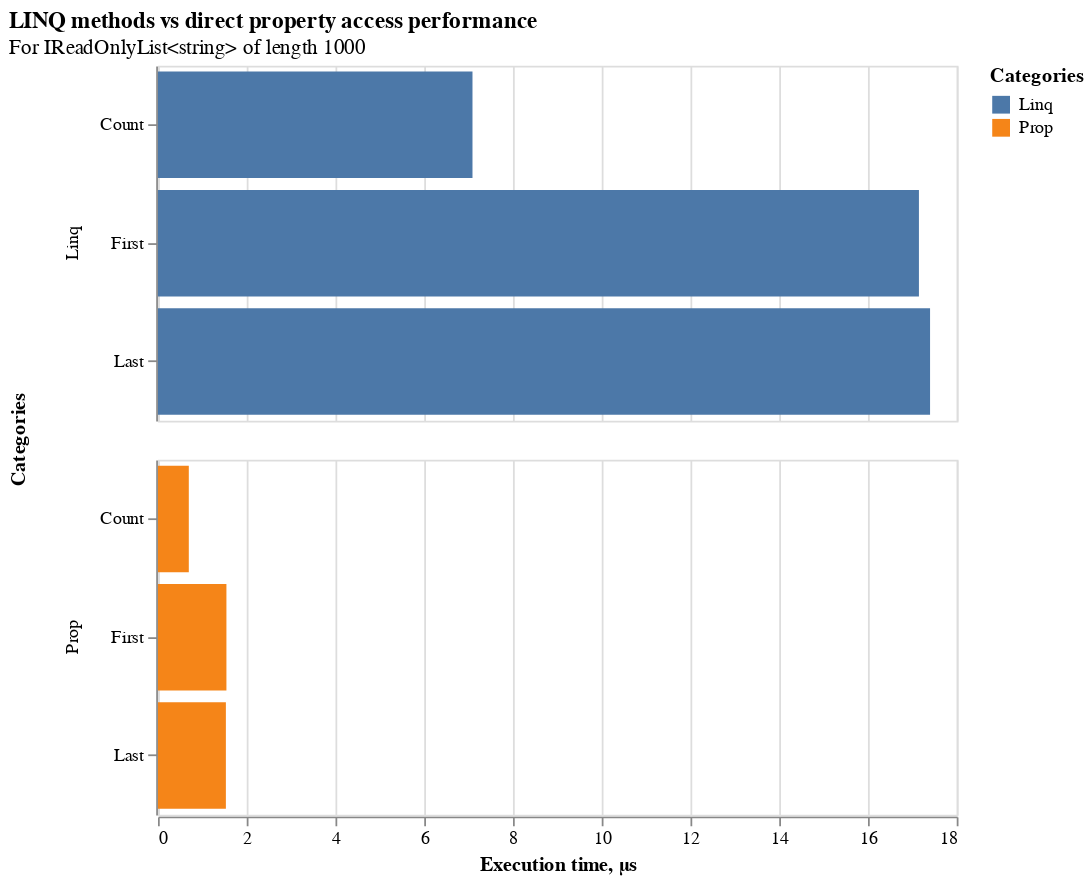

This figure's notebook cell:
### Markdown cell above
# CA1286

### Code cell
import pandas as pd
import altair as alt


alt.theme.enable("latimes")

df = pd.read_csv(
    "..\\CodeAnalysis\\BenchmarkDotNet.Artifacts\\results\\Benchmark.Ca1826-report.csv",
    delimiter=";",
)

def clean_data(df):
    # Replace all instances of " ns" with "" in column: 'Mean'
    df['Mean'] = df['Mean'].str.replace(" ns", "", case=False, regex=False)
    # Replace all instances of "," with "" in column: 'Mean'
    df['Mean'] = df['Mean'].str.replace(",", "", case=False, regex=False)
    # Change column type to float64 for column: 'Mean'
    df = df.astype({'Mean': 'float64'})
    # Convert to microsecond
    df['Mean'] = df['Mean'] / 1000
    # Replace all instances of "Linq" with "" in column: 'Method'
    df['Method'] = df['Method'].str.replace("Linq", "", case=False, regex=False)
    # Replace all instances of "Prop" with "" in column: 'Method'
    df['Method'] = df['Method'].str.replace("Prop", "", case=False, regex=False)
    return df

df_clean = clean_data(df.copy())
df_clean.head()

plot = (
    alt.Chart(df_clean)
    .mark_bar()
    .encode(
        y=alt.Y("Method").title(""),
        x=alt.X("Mean").title("Execution time, μs"),
        color="Categories",
        text="Method",
        row="Categories"
    )
    .properties(
        title={
            "text": "LINQ methods vs direct property access performance",
            "subtitle": "For IReadOnlyList<string> of length 1000",
        },
        height=200,
        width=450,
    )
)

plot.show()
plot.save("results.png", scale_factor=2)

### Figure 1 — Vega-Lite specification as saved in the notebook (floating-point values rounded to 4 significant figures)
{"usermeta": {"embedOptions": {"theme": "latimes"}}, "config": {"view": {"continuousWidth": 300, "continuousHeight": 300}}, "data": {"name": "data-3631f1659880213404f73fdae485cdb2"}, "mark": {"type": "bar"}, "encoding": {"color": {"field": "Categories", "type": "nominal"}, "row": {"field": "Categories", "type": "nominal"}, "text": {"field": "Method", "type": "nominal"}, "x": {"field": "Mean", "title": "Execution time, μs", "type": "quantitative"}, "y": {"field": "Method", "title": "", "type": "nominal"}}, "height": 200, "title": {"text": "LINQ methods vs direct property access performance", "subtitle": "For IReadOnlyList<string> of length 1000"}, "width": 450, "$schema": "https://vega.github.io/schema/vega-lite/v5.20.1.json", "datasets": {"data-3631f1659880213404f73fdae485cdb2": [{"Method": "First", "Job": "Job-RLXAAW", "AnalyzeLaunchVariance": false, "EvaluateOverhead": "Default", "MaxAbsoluteError": "Default", "MaxRelativeError": "Default", "MinInvokeCount": "Default", "MinIterationTime": "Default", "OutlierMode": "Default", "Affinity": 11111111, "EnvironmentVariables": "Empty", "Jit": "RyuJit", "LargeAddressAware": "Default", "Platform": "X64", "PowerPlanMode": "8c5e7fda-e8bf-4a96-9a85-a6e23a8c635c", "Runtime": ".NET 8.0", "AllowVeryLargeObjects": false, "Concurrent": true, "CpuGroups": false, "Force": true, "HeapAffinitizeMask": "Default", "HeapCount": "Default", "NoAffinitize": false, "RetainVm": false, "Server": false, "Arguments": "Default", "BuildConfiguration": "Default", "Clock": "Default", "EngineFactory": "Default", "NuGetReferences": "Default", "Toolchain": "Default", "IsMutator": "Default", "InvocationCount": "Default", "IterationCount": 20, "IterationTime": "Default", "LaunchCount": "Default", "MaxIterationCount": "Default", "MaxWarmupIterationCount": "Default", "MemoryRandomization": "Default", "MinIterationCount": "Default", "MinWarmupIterationCount": "Default", "RunStrategy": "Default", "UnrollFactor": 16, "WarmupCount": "Default", "Categories": "Linq", "Length": 1000, "Mean": 17.15, "Error": "996.08 ns", "StdDev": "1,147.09 ns", "Allocated": "0 B"}, {"Method": "Last", "Job": "Job-RLXAAW", "AnalyzeLaunchVariance": false, "EvaluateOverhead": "Default", "MaxAbsoluteError": "Default", "MaxRelativeError": "Default", "MinInvokeCount": "Default", "MinIterationTime": "Default", "OutlierMode": "Default", "Affinity": 11111111, "EnvironmentVariables": "Empty", "Jit": "RyuJit", "LargeAddressAware": "Default", "Platform": "X64", "PowerPlanMode": "8c5e7fda-e8bf-4a96-9a85-a6e23a8c635c", "Runtime": ".NET 8.0", "AllowVeryLargeObjects": false, "Concurrent": true, "CpuGroups": false, "Force": true, "HeapAffinitizeMask": "Default", "HeapCount": "Default", "NoAffinitize": false, "RetainVm": false, "Server": false, "Arguments": "Default", "BuildConfiguration": "Default", "Clock": "Default", "EngineFactory": "Default", "NuGetReferences": "Default", "Toolchain": "Default", "IsMutator": "Default", "InvocationCount": "Default", "IterationCount": 20, "IterationTime": "Default", "LaunchCount": "Default", "MaxIterationCount": "Default", "MaxWarmupIterationCount": "Default", "MemoryRandomization": "Default", "MinIterationCount": "Default", "MinWarmupIterationCount": "Default", "RunStrategy": "Default", "UnrollFactor": 16, "WarmupCount": "Default", "Categories": "Linq", "Length": 1000, "Mean": 17.4, "Error": "1,237.07 ns", "StdDev": "1,424.62 ns", "Allocated": "0 B"}, {"Method": "Count", "Job": "Job-RLXAAW", "AnalyzeLaunchVariance": false, "EvaluateOverhead": "Default", "MaxAbsoluteError": "Default", "MaxRelativeError": "Default", "MinInvokeCount": "Default", "MinIterationTime": "Default", "OutlierMode": "Default", "Affinity": 11111111, "EnvironmentVariables": "Empty", "Jit": "RyuJit", "LargeAddressAware": "Default", "Platform": "X64", "PowerPlanMode": "8c5e7fda-e8bf-4a96-9a85-a6e23a8c635c", "Runtime": ".NET 8.0", "AllowVeryLargeObjects": false, "Concurrent": true, "CpuGroups": false, "Force": true, "HeapAffinitizeMask": "Default", "HeapCount": "Default", "NoAffinitize": false, "RetainVm": false, "Server": false, "Arguments": "Default", "BuildConfiguration": "Default", "Clock": "Default", "EngineFactory": "Default", "NuGetReferences": "Default", "Toolchain": "Default", "IsMutator": "Default", "InvocationCount": "Default", "IterationCount": 20, "IterationTime": "Default", "LaunchCount": "Default", "MaxIterationCount": "Default", "MaxWarmupIterationCount": "Default", "MemoryRandomization": "Default", "MinIterationCount": "Default", "MinWarmupIterationCount": "Default", "RunStrategy": "Default", "UnrollFactor": 16, "WarmupCount": "Default", "Categories": "Linq", "Length": 1000, "Mean": 7.088, "Error": "578.08 ns", "StdDev": "665.72 ns", "Allocated": "0 B"}, {"Method": "First", "Job": "Job-RLXAAW", "AnalyzeLaunchVariance": false, "EvaluateOverhead": "Default", "MaxAbsoluteError": "Default", "MaxRelativeError": "Default", "MinInvokeCount": "Default", "MinIterationTime": "Default", "OutlierMode": "Default", "Affinity": 11111111, "EnvironmentVariables": "Empty", "Jit": "RyuJit", "LargeAddressAware": "Default", "Platform": "X64", "PowerPlanMode": "8c5e7fda-e8bf-4a96-9a85-a6e23a8c635c", "Runtime": ".NET 8.0", "AllowVeryLargeObjects": false, "Concurrent": true, "CpuGroups": false, "Force": true, "HeapAffinitizeMask": "Default", "HeapCount": "Default", "NoAffinitize": false, "RetainVm": false, "Server": false, "Arguments": "Default", "BuildConfiguration": "Default", "Clock": "Default", "EngineFactory": "Default", "NuGetReferences": "Default", "Toolchain": "Default", "IsMutator": "Default", "InvocationCount": "Default", "IterationCount": 20, "IterationTime": "Default", "LaunchCount": "Default", "MaxIterationCount": "Default", "MaxWarmupIterationCount": "Default", "MemoryRandomization": "Default", "MinIterationCount": "Default", "MinWarmupIterationCount": "Default", "RunStrategy": "Default", "UnrollFactor": 16, "WarmupCount": "Default", "Categories": "Prop", "Length": 1000, "Mean": 1.542, "Error": "98.50 ns", "StdDev": "113.43 ns", "Allocated": "0 B"}, {"Method": "Last", "Job": "Job-RLXAAW", "AnalyzeLaunchVariance": false, "EvaluateOverhead": "Default", "MaxAbsoluteError": "Default", "MaxRelativeError": "Default", "MinInvokeCount": "Default", "MinIterationTime": "Default", "OutlierMode": "Default", "Affinity": 11111111, "EnvironmentVariables": "Empty", "Jit": "RyuJit", "LargeAddressAware": "Default", "Platform": "X64", "PowerPlanMode": "8c5e7fda-e8bf-4a96-9a85-a6e23a8c635c", "Runtime": ".NET 8.0", "AllowVeryLargeObjects": false, "Concurrent": true, "CpuGroups": false, "Force": true, "HeapAffinitizeMask": "Default", "HeapCount": "Default", "NoAffinitize": false, "RetainVm": false, "Server": false, "Arguments": "Default", "BuildConfiguration": "Default", "Clock": "Default", "EngineFactory": "Default", "NuGetReferences": "Default", "Toolchain": "Default", "IsMutator": "Default", "InvocationCount": "Default", "IterationCount": 20, "IterationTime": "Default", "LaunchCount": "Default", "MaxIterationCount": "Default", "MaxWarmupIterationCount": "Default", "MemoryRandomization": "Default", "MinIterationCount": "Default", "MinWarmupIterationCount": "Default", "RunStrategy": "Default", "UnrollFactor": 16, "WarmupCount": "Default", "Categories": "Prop", "Length": 1000, "Mean": 1.53, "Error": "103.36 ns", "StdDev": "119.03 ns", "Allocated": "0 B"}, {"Method": "Count", "Job": "Job-RLXAAW", "AnalyzeLaunchVariance": false, "EvaluateOverhead": "Default", "MaxAbsoluteError": "Default", "MaxRelativeError": "Default", "MinInvokeCount": "Default", "MinIterationTime": "Default", "OutlierMode": "Default", "Affinity": 11111111, "EnvironmentVariables": "Empty", "Jit": "RyuJit", "LargeAddressAware": "Default", "Platform": "X64", "PowerPlanMode": "8c5e7fda-e8bf-4a96-9a85-a6e23a8c635c", "Runtime": ".NET 8.0", "AllowVeryLargeObjects": false, "Concurrent": true, "CpuGroups": false, "Force": true, "HeapAffinitizeMask": "Default", "HeapCount": "Default", "NoAffinitize": false, "RetainVm": false, "Server": false, "Arguments": "Default", "BuildConfiguration": "Default", "Clock": "Default", "EngineFactory": "Default", "NuGetReferences": "Default", "Toolchain": "Default", "IsMutator": "Default", "InvocationCount": "Default", "IterationCount": 20, "IterationTime": "Default", "LaunchCount": "Default", "MaxIterationCount": "Default", "MaxWarmupIterationCount": "Default", "MemoryRandomization": "Default", "MinIterationCount": "Default", "MinWarmupIterationCount": "Default", "RunStrategy": "Default", "UnrollFactor": 16, "WarmupCount": "Default", "Categories": "Prop", "Length": 1000, "Mean": 0.6948, "Error": "51.30 ns", "StdDev": "59.07 ns", "Allocated": "0 B"}]}}
